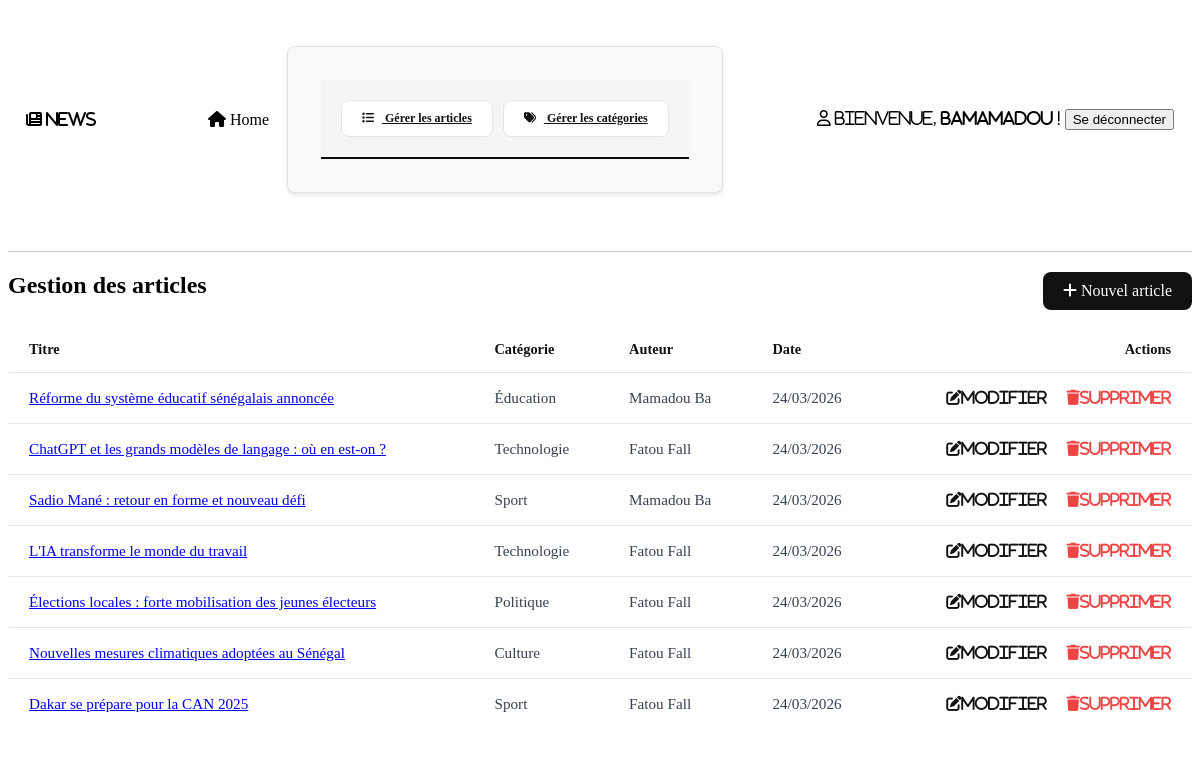
/articles/liste.php (signed in), run on the app's committed database.
### tables this page shows
CREATE TABLE IF NOT EXISTS articles (
    id                 INT AUTO_INCREMENT PRIMARY KEY,
    titre              VARCHAR(255) NOT NULL,
    description_courte TEXT NOT NULL,
    contenu            TEXT NOT NULL,
    categorie_id       INT NOT NULL,
    editeur_id         INT NOT NULL,
    image_url          VARCHAR(255),
    date_publication   DATETIME DEFAULT CURRENT_TIMESTAMP,

    FOREIGN KEY (categorie_id) REFERENCES categories(id) ON DELETE CASCADE,
    FOREIGN KEY (editeur_id)   REFERENCES utilisateurs(id) ON DELETE CASCADE
);

CREATE TABLE IF NOT EXISTS categories (
    id          INT AUTO_INCREMENT PRIMARY KEY,
    nom         VARCHAR(100) NOT NULL UNIQUE,
    description TEXT
);

### articles/liste.php (the view, shortened to what this page needs)
<?php
require_once '../db.php';
require_once '../entete.php';
require_once '../menu.php';
$articles = $db->query("
    SELECT a.id, a.titre, a.date_publication,
           c.nom AS categorie,
           CONCAT(u.prenom, ' ', u.nom) AS auteur
    FROM articles a
    JOIN categories c ON a.categorie_id = c.id
    JOIN utilisateurs u ON a.editeur_id = u.id
    ORDER BY a.date_publication DESC
")->fetchAll(PDO::FETCH_ASSOC);
?>
<a href="ajouter.php" class="btn-new">
    <i class="fa-solid fa-plus"></i> Nouvel article
</a>
<h2>Gestion des articles</h2>
<table>
    <thead>
        <tr>
            <th>Titre</th>
            <th>Catégorie</th>
            <th>Auteur</th>
            <th>Date</th>
            <th>Actions</th>
        </tr>
    </thead>
    <tbody>
        <?php foreach ($articles as $a) : ?>
        <tr>
            <td>
                <a href="detail.php?id=<?= (int)$a['id'] ?>"><?= htmlspecialchars($a['titre']) ?></a>
            </td>
            <td><?= htmlspecialchars($a['categorie']) ?></td>
            <td><?= htmlspecialchars($a['auteur']) ?></td>
            <td><?= date('d/m/Y', strtotime($a['date_publication'])) ?></td>
            <td>
                <a href="modifier.php?id=<?= (int)$a['id'] ?>" class="btn-edit">
                    <i class="fa-solid fa-pen-to-square">Modifier</i>
                </a>
                <a href="supprimer.php?id=<?= (int)$a['id'] ?>" class="btn-delete" onclick="return confirm('Êtes-vous sûr de vouloir supprimer cet article ?');">
                    <i class="fa-solid fa-trash">Supprimer</i>
                </a>
            </td>
        </tr>
        <?php endforeach; ?>
    </tbody>
</table>
</body>
</html>

### style.css (style rules this page uses)
nav div, th, header div { margin: 18px; }
table { display: table; width: 100%; border-collapse: collapse; background-color: #fff; border: 1px solid #e5e7eb; border-radius: 8px; overflow: hidden; margin-top: 20px; }
table th { display: table-cell; padding: 14px 20px; text-align: left; font-weight: 600; font-size: 0.9rem; color: #111; border-bottom: 1px solid #e5e7eb; background-color: #fff; }
table td { display: table-cell; padding: 16px 20px; text-align: left; font-size: 0.95rem; color: #374151; border-bottom: 1px solid #e5e7eb; }
table tr:last-child td { border-bottom: none; }
table th:last-child, table td:last-child { text-align: right; }
.btn-edit { color: #111; text-decoration: none; font-weight: 300; margin-right: 16px; }
.btn-delete, .btn-cancel { color: #ef4444; text-decoration: none; font-weight: 300; }
.btn-new { background-color: #111; color: #fff; padding: 10px 20px; border-radius: 8px; text-decoration: none; font-weight: 500; margin-bottom: 16px; float: right; }

### data on the page
articles: titre "Réforme du système éducatif sénégalais annoncée", categorie.nom "Éducation", auteur "Mamadou Ba", date_publication "24/03/2026"
articles: titre "ChatGPT et les grands modèles de langage : où en est-on ?", categorie.nom "Technologie", auteur "Fatou Fall", date_publication "24/03/2026"
articles: titre "Sadio Mané : retour en forme et nouveau défi", categorie.nom "Sport", auteur "Mamadou Ba", date_publication "24/03/2026"
articles: titre "L'IA transforme le monde du travail", categorie.nom "Technologie", auteur "Fatou Fall", date_publication "24/03/2026"
articles: titre "Élections locales : forte mobilisation des jeunes électeurs", categorie.nom "Politique", auteur "Fatou Fall", date_publication "24/03/2026"
articles: titre "Nouvelles mesures climatiques adoptées au Sénégal", categorie.nom "Culture", auteur "Fatou Fall", date_publication "24/03/2026"
articles: titre "Dakar se prépare pour la CAN 2025", categorie.nom "Sport", auteur "Fatou Fall", date_publication "24/03/2026"

### other printed values
$_SESSION['user']['login'] "bamamadou"
